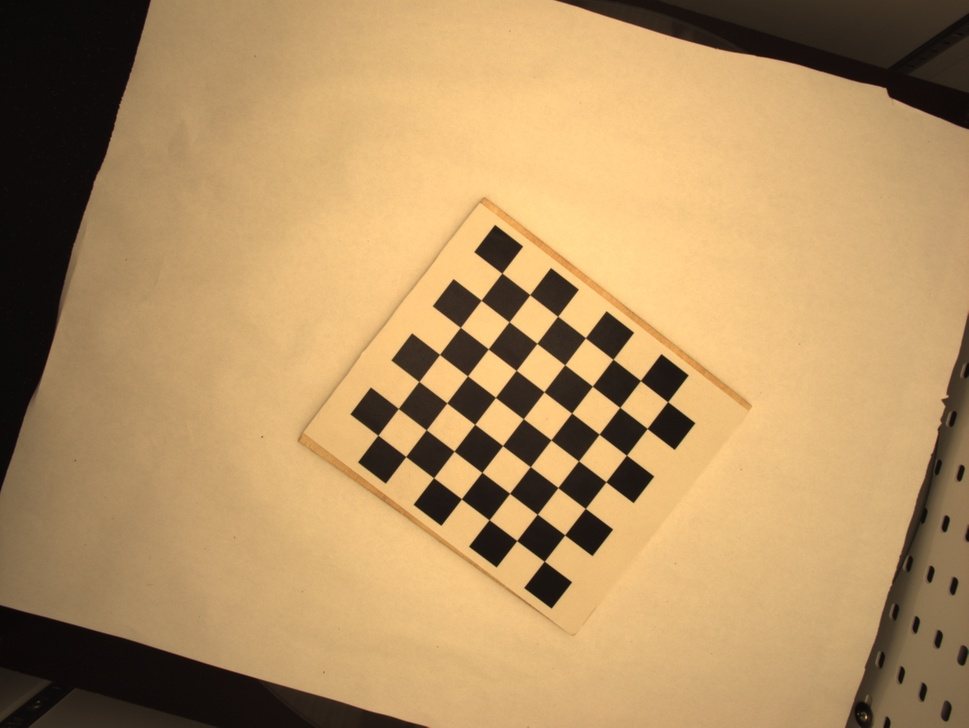
//> input picture cali_pic_2_d4_2018-06-28.jpg, 969 x 728 px, shrunk from 1936 x 1456 before the run
$ ./projectAndCalc   (built with g++ and OpenCV 4)
//> lines starting //> are read from the running program, lines starting //| are printed output that depends on the picture
//how to compile
// g++ -std=gnu++11 -o projectAndCalc projectAndCalc.cpp `pkg-config opencv --cflags --libs`
// base on realy good discussed example
// @see https://stackoverflow.com/questions/44104633/transforming-2d-image-coordinates-to-3d-world-coordinates-with-z-0
// @see https://github.com/rodolfoap/OpenCV-2Dto3D

#include "opencv2/opencv.hpp"
#include <stdio.h>
#include <iostream>
#include <sstream>
#include <math.h>

using namespace cv;
using namespace std;

Mat inverseHomographyMatrix;

Mat project(Mat a)
{
    Mat point3Dw = inverseHomographyMatrix*a;
    //cout << "Point 3D-W : " << point3Dw << endl << endl;

    double w = point3Dw.at<double>(2, 0);//get W
    //cout << "W: " << w << endl << endl;

    //we need to normalise this point
    divide(point3Dw,w,point3Dw);

    return point3Dw;
}

Mat convertPointToMat(Point2d a)
{
    return (Mat_<double>(3, 1) << a.x, a.y, 1.0);
}

Mat convertPointToMat(Point3d a)
{
    return (Mat_<double>(3, 1) << a.x, a.y, a.z);
}

double calcEuclidianDistanc(Mat a, Mat b)
{

    return cv::norm(a,b);
}

double calcEuclidianDistanceImage(Point2d a, Point2d b)
{
    Mat aI = convertPointToMat(a);
    Mat bI = convertPointToMat(b);

    return calcEuclidianDistanc(aI,bI);
}

double projectToRealAndCalcEuclidianDistance(Point2d a, Point2d b)
{
    //calc point to mat
    Mat aI = convertPointToMat(a);
    Mat bI = convertPointToMat(b);

    Mat aR = project(aI);
    Mat bR = project(bI);

    return calcEuclidianDistanc(aR,bR);
}

Mat loadFileAndCalcInverseHomographyMatrix(String filename)
{
    Mat cameraMatrix, distCoeffs, rotationVector, rotationMatrix,
    translationVector,extrinsicMatrix, projectionMatrix, homographyMatrix,
    inverseHomographyMatrix,combindedBigMat;

    FileStorage fs(filename, FileStorage::READ);

    fs["camera_matrix"] >> cameraMatrix;
    //cout << "Camera Matrix: " << cameraMatrix << endl << endl;

    fs["distortion_coefficients"] >> distCoeffs;
    //cout << "Distortion Coefficients: " << distCoeffs << endl << endl;

    //we also grep all rvec and tvec
    fs["extrinsic_parameters"] >>combindedBigMat;

    //we read the first translation and rotationVector vector
    int i=0;//for the first picture //@see camera_calbration function  saveCameraParams for read in
    Mat r = combindedBigMat(Range(int(i), int(i+1)), Range(0,3));
    Mat t = combindedBigMat(Range(int(i), int(i+1)), Range(3,6));

    //cout <<"rvec:"<<r<<endl << endl;
    //cout <<"tvec:"<<t<<endl << endl;

    rotationVector = r.t(); //we use the one from the camer calibration
    translationVector = t.t(); //we use the one from the camer calibration

    //cout << "Rotation Vector: update " << endl << rotationVector << endl << endl;
    //cout << "Translation Vector: update " << endl << translationVector << endl << endl;

    Rodrigues(rotationVector, rotationMatrix);
    //cout << "Rotation Matrix: " << endl << rotationMatrix << endl << endl;

    hconcat(rotationMatrix, translationVector, extrinsicMatrix);
    //cout << "Extrinsic Matrix: " << endl << extrinsicMatrix << endl << endl;

    projectionMatrix = cameraMatrix * extrinsicMatrix;
    //cout << "Projection Matrix: " << endl << projectionMatrix << endl << endl;

    //we get single elements
    double p11 = projectionMatrix.at<double>(0, 0),
            p12 = projectionMatrix.at<double>(0, 1),
            p14 = projectionMatrix.at<double>(0, 3),
            p21 = projectionMatrix.at<double>(1, 0),
            p22 = projectionMatrix.at<double>(1, 1),
            p24 = projectionMatrix.at<double>(1, 3),
            p31 = projectionMatrix.at<double>(2, 0),
            p32 = projectionMatrix.at<double>(2, 1),
            p34 = projectionMatrix.at<double>(2, 3);


    homographyMatrix = (Mat_<double>(3, 3) << p11, p12, p14, p21, p22, p24, p31, p32, p34);
    //cout << "Homography Matrix: " << endl << homographyMatrix << endl << endl;

    inverseHomographyMatrix = homographyMatrix.inv();


    return inverseHomographyMatrix;
}

int main()
{

    //we write the global one
    inverseHomographyMatrix = loadFileAndCalcInverseHomographyMatrix( "camera_param_d4_n500.xml");

    //! we also calc a bunch of distances for double checkinig
    //we try to load the picture and find all chessboard corners
    cv::Mat img_input = imread("cali_pic_2_d4_2018-06-28.jpg", CV_LOAD_IMAGE_COLOR);
//> img_input is the input picture: 728 rows x 969 cols, CV_8UC3; mean B, G, R 99.4, 145.7, 179.9

    vector<Point2d> pointsImage;
    vector<Point3d> pointsWorld;
    //we try to find
    Size patternsize(7,7); //interior number of corners
    vector<Point2f> corners; //this will be filled by the detected corners
    int cornerAmount = 49;

    if(img_input.data )
    {

        //convert to greyscale
        //method to threshold important changes
        int binaryThreshold = 80; //TODO as parameter
        Mat imgBinary = img_input > binaryThreshold;
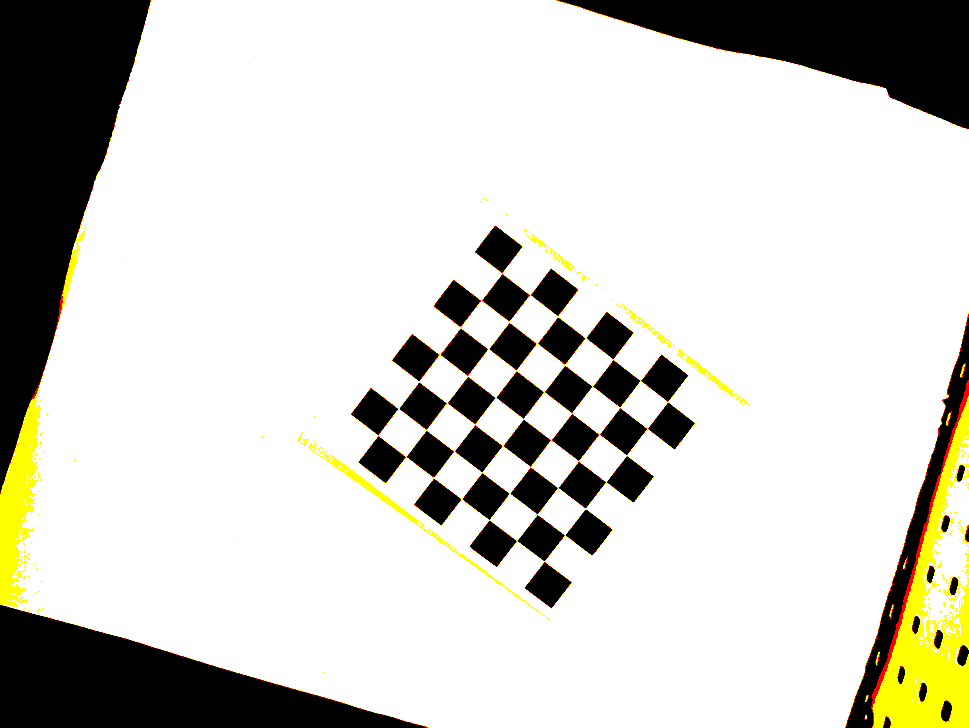
//> imgBinary: 728 rows x 969 cols, CV_8UC3; mean B, G, R 198.8, 206.2, 207.5

        //CALIB_CB_FAST_CHECK saves a lot of time on images
        //that do not contain any chessboard corners
        bool patternfound = findChessboardCorners(imgBinary, patternsize, corners,
                                                  CALIB_CB_ADAPTIVE_THRESH + CALIB_CB_NORMALIZE_IMAGE
                                                  + CALIB_CB_FAST_CHECK);
//> corners = 49 Points (x, y), first 12: [501.7, 273.1], [529.8, 294.7], [557.7, 316.6], [585.5, 337.9], [612.7, 359.2], [640.4, 380.3], [667.5, 401.7], [481.3, 300.2], [508.8, 321.5], [536.5, 343.4], [564.6, 364.6], [592.2, 386.3]; patternfound = true

        //we should apply Refines the corner locations method
        //increases accurary
        Mat viewGray;
        cvtColor(img_input, viewGray, COLOR_BGR2GRAY);
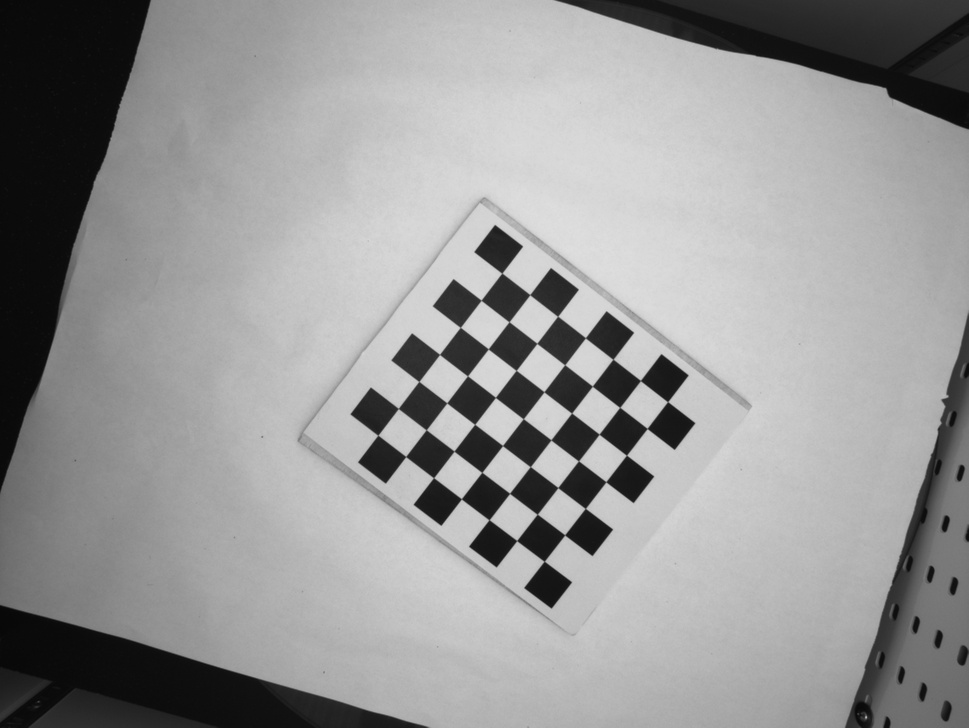
//> viewGray: 728 rows x 969 cols, CV_8UC1; min 6, max 223, mean 150.6
        cornerSubPix( viewGray, corners, Size(11,11),Size(-1,-1), TermCriteria( TermCriteria::EPS+TermCriteria::COUNT, 30, 0.1 ));
//> corners = 49 Points (x, y), first 12: [501.8, 273.1], [529.8, 294.6], [557.6, 316.3], [585.4, 337.8], [612.9, 359.3], [640.4, 380.5], [667.6, 401.7], [481.1, 300.2], [509, 321.8], [536.9, 343.3], [564.7, 364.8], [592.4, 386.1]

        if(patternfound)
        {
            cout <<" found chess pattern: "<<endl;
            int lineX = 0;
            int lineY = 0;
            float distanceWorld = 25;

            for(size_t j=0;j<cornerAmount;j++)
            {
                Point2f p =  corners[j];
                cout <<"["<<lineX<<"]["<<lineY<<"] - j:\t"<< j<<"  corners:\t"<<p.x<<" - \t"<<p.y<<endl;
                //circle(imgFoo , p, 10, colorRed );

                pointsImage.push_back(p);
                //we construct the real world chessboard cluster
                pointsWorld.push_back(Point3d(lineX*distanceWorld,lineY*distanceWorld,0));

                //set new line x and line y
                lineX++;
                if(lineX>=7)
                {    lineX = 0;
                    lineY++;
                }
            }
//> this loop made 49 passes
//| [0][0] - j:	0  corners:	501.814 - 	273.095
//| [1][0] - j:	1  corners:	529.812 - 	294.65
//| [2][0] - j:	2  corners:	557.628 - 	316.257
//| [3][0] - j:	3  corners:	585.421 - 	337.777
//| [4][0] - j:	4  corners:	612.937 - 	359.267
//| [5][0] - j:	5  corners:	640.416 - 	380.517
//| [6][0] - j:	6  corners:	667.604 - 	401.685
//| [0][1] - j:	7  corners:	481.11 - 	300.243
//> (output is shown up to pass 8 of 49)
//> after the loop, lineX = 0; lineY = 7

            //cv::imwrite("chessPointsDBG.jpg", imgFoo);
        }
        //drawChessboardCorners(imgBinary, patternsize, Mat(corners), patternfound);

        //cv::imwrite("chessfindDBG.jpg", imgBinary);
    }

    //! we calc the distance from projected points
    int lineX = 0;
    int lineY = 0;
    double disErr = 0.0;
    double n = 0.0;

    for(int index =1;index<cornerAmount;index++)
    {
        Point2d pIa =  pointsImage[index-1];
        Point2d pIb =  pointsImage[index];

                //set new line x and line y
                lineX++;
        if(lineX>=7)
        {    lineX = 0;
            lineY++;
        }
        else
        {
            //we calc distance and dry to
             double distanceRealInMM = projectToRealAndCalcEuclidianDistance(pIa,pIb);

             cout<<index << " compare: "<< distanceRealInMM << " to 25 mm"<<endl;

             disErr+= abs(distanceRealInMM-25.0);
             n++;
        }

    }
//> this loop made 48 passes
//> (aI in projectToRealAndCalcEuclidianDistance, bI in projectToRealAndCalcEuclidianDistance, aR in projectToRealAndCalcEuclidianDistance, bR in projectToRealAndCalcEuclidianDistance, distanceRealInMM, disErr) on passes 1, 2, 3, 4, 5, 6, 8: ([501.8, 273.1, 1], [529.8, 294.6, 1], [-201.1, 32.08, 1], [-188.5, 32.1, 1], 12.58, 12.42), ([529.8, 294.6, 1], [557.6, 316.3, 1], [-188.5, 32.1, 1], [-175.9, 32.18, 1], 12.54, 24.88), ([557.6, 316.3, 1], [585.4, 337.8, 1], [-175.9, 32.18, 1], [-163.4, 32.23, 1], 12.52, 37.36), ([585.4, 337.8, 1], [612.9, 359.3, 1], [-163.4, 32.23, 1], [-151, 32.34, 1], 12.43, 49.93), ([612.9, 359.3, 1], [640.4, 380.5, 1], [-151, 32.34, 1], [-138.6, 32.39, 1], 12.37, 62.56), ([640.4, 380.5, 1], [667.6, 401.7, 1], [-138.6, 32.39, 1], [-126.3, 32.48, 1], 12.27, 75.3), ([481.1, 300.2, 1], [509, 321.7, 1], [-201.1, 44.61, 1], [-188.6, 44.63, 1], 12.56, 87.74)
//> (pIa, pIb) on passes 7, 14, 21, 28, 35, 42: (Point(667.6, 401.7), Point(481.1, 300.2)), (Point(647.1, 428.4), Point(460.3, 327.4)), (Point(626.5, 455.2), Point(439.5, 354.4)), (Point(605.9, 481.7), Point(418.9, 381.5)), (Point(585.3, 508.4), Point(398.3, 408.5)), (Point(564.7, 534.9), Point(377.9, 435.2))
//| 1 compare: 12.5816 to 25 mm
//| 2 compare: 12.541 to 25 mm
//| 3 compare: 12.516 to 25 mm
//| 4 compare: 12.4303 to 25 mm
//| 5 compare: 12.3682 to 25 mm
//| 6 compare: 12.2679 to 25 mm
//| 8 compare: 12.5564 to 25 mm
//| 9 compare: 12.5456 to 25 mm
//> (output is shown up to pass 9 of 48)
//> after the loop, lineX = 6; lineY = 6; disErr = 527.4; n = 42
    disErr = disErr/n;
//> disErr = 12.56
    cout<<"avg reprojection error: "<<disErr <<"mm for "<< n<<" measurements"<<endl;
//| avg reprojection error: 12.5565mm for 42 measurements


    return 0;
}
